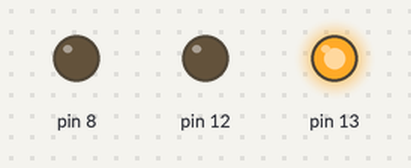
This sketch was run on a simulated Arduino Uno, built with avr-gcc and run on an emulated ATmega328P. Shown: output pins drawn as LEDs (lit = HIGH).

Above: at 3.0 s.
At 6.5 s:
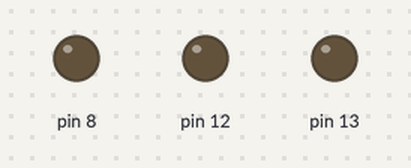
At 10.0 s:
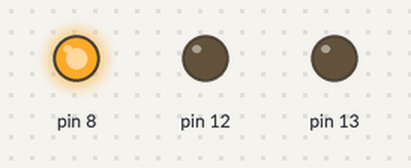
At 15.0 s:
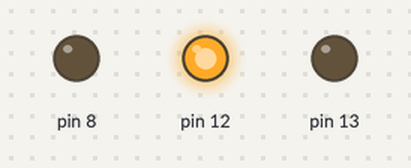
Timing chart, 0 to 22.1 s (numbered marks = the images above):
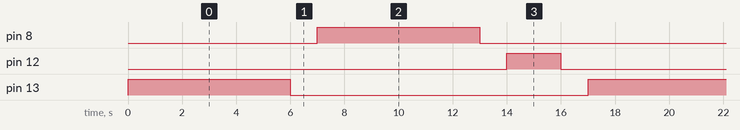

The sketch:

Projeto_3.ino
```cpp
//PROJETO 3.

void setup() {
  pinMode(13, OUTPUT);
  pinMode(12, OUTPUT);
  pinMode(8, OUTPUT);
}

void loop() {
  digitalWrite(13, HIGH);
  delay(6000);
  digitalWrite(13, LOW);
  delay(1000);
  digitalWrite(8, HIGH);
  delay(6000);
  digitalWrite(8, LOW);
  delay(1000);
  digitalWrite(12, HIGH);
  delay(2000);
  digitalWrite(12, LOW);
  delay(1000);
}
```

Measured:
- by itself, pin 8, pin 13: alternates HIGH for 6.0 s and LOW for 11.0 s
- by itself, pin 12: alternates HIGH for 2.0 s and LOW for 15.0 s
- by itself, everything shown: repeats every 17.0 s, in 6 steps
